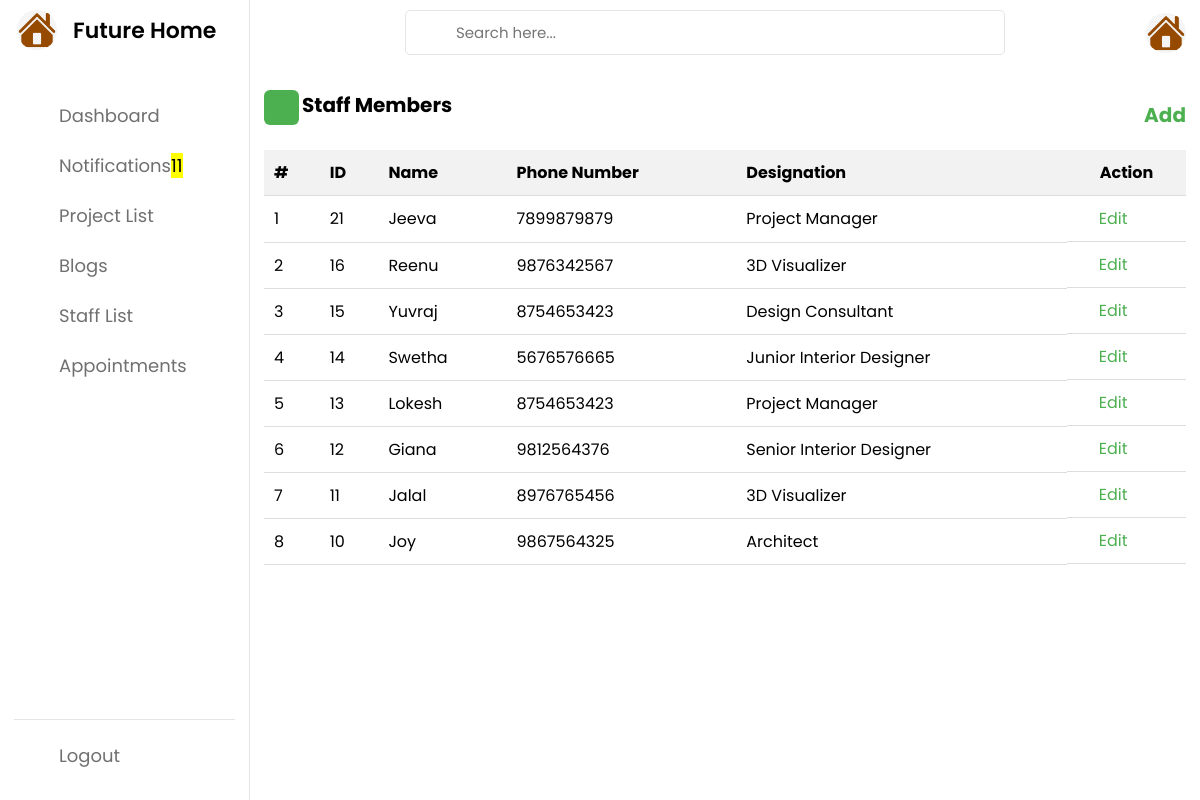
The page /staff_list/ (signed in) on the database as committed earlier.
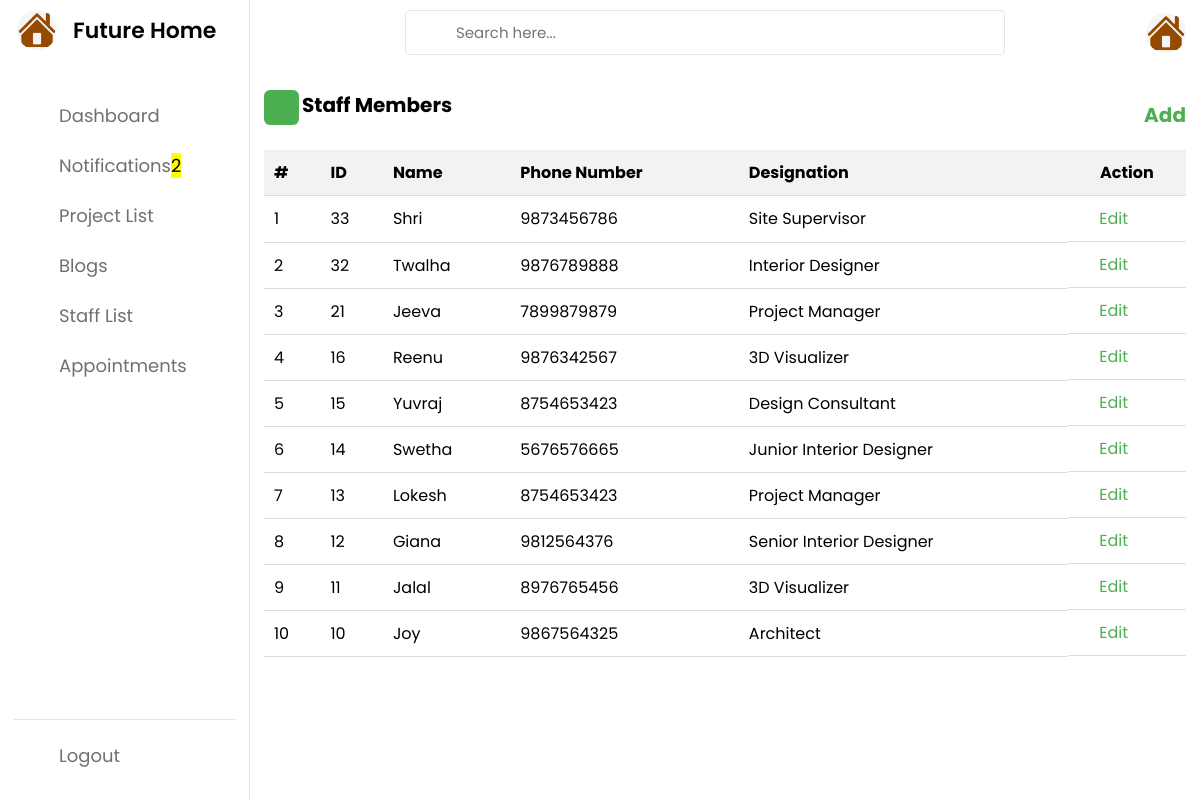
The same page on the database as committed later.
### future_app/models.py (models this page shows, shortened)
class User(AbstractUser):
    USERNAME_FIELD = 'email'
    REQUIRED_FIELDS = ['username', 'phone_number']
    user_type = models.IntegerField(default=1, choices=userchoices)
    phone_number = models.CharField(max_length=10, null=True, blank=True)
    email = models.EmailField(null=True, blank=True, unique=True)
    created_at = models.DateField(auto_now_add=True)
    name = models.CharField(max_length=100, null=True, blank=True)

class Staff(models.Model):
    staff = models.ForeignKey(User, on_delete=models.CASCADE, related_name='staff_profile')
    designation = models.CharField(max_length=100, null=True, blank=True)
    experience = models.CharField(max_length=100, null=True, blank=True)
    qualification = models.CharField(max_length=100, null=True, blank=True)
    image = models.ImageField(null=True, blank=True, upload_to="images/")

### future_app/views.py (the view)
# urls.py: path('staff_list/', views.staff_list, name='staff_list'),
@login_required
def staff_list(request):
    unread_count = Notification.objects.filter(user=request.user.id, read=False).count()
    stf = User.objects.filter(user_type=2)
    staff_members = Staff.objects.all().order_by('-id')
    return render(request, 'staff_list.html', locals())

### templates/staff_list.html (shortened to what the changed rows need)
<!DOCTYPE html>
{% load static %}
<html lang="en">
<head>
    <link rel="stylesheet" href="{% static 'css/admin.css' %}">
    <link rel="stylesheet" href="https://cdnjs.cloudflare.com/ajax/libs/font-awesome/6.4.2/css/all.min.css">
    <link rel="stylesheet" href="https://unicons.iconscout.com/release/v4.0.0/css/line.css">
</head>
<body>
    <nav>
        <div class="menu-items">
            <ul class="nav-links">
                <li><a href="{% url 'admin_notification' %}">
                    <span class="link-name">Notifications</i><mark class="big swing">{{ unread_count }}</mark></span>
                </a></li>
            </ul>
        </div>
    </nav>
    <section class="dashboard">
        <div class="activity">
            <div class="activity-data">
                {% if searched %}
                    <table>
                        <thead>
                            <tr>
                                <th>#</th>
                                <th>ID</th>
                                <th>Name</th>
                                <th>Phone Number</th>
                                <th>Designation</th>
                                <th>Action</th>
                            </tr>
                        </thead>
                        <tbody>
                            {% for i in searched %}
                                <tr>
                                    <td>{{ forloop.counter }}</td>
                                    <td>{{ i.staff_id }}</td>
                                    <td>{{ i.staff.name }}</td>
                                    <td>{{ i.staff.phone_number }}</td>
                                    <td>{{ i.designation }}</td>
                                    <td class="action-buttons">
                                        <a href="{% url 'edit_staff' i.id %}">Edit</a>
                                        <a href="/delete_staff/{{ i.id }}"><i class="uil uil-trash"></i></a>
                                    </td>
                                </tr>
                            {% endfor %}
                        </tbody>
                    </table>
                {% elif staff_members %}
                    <table>
                        <thead>
                            <tr>
                                <th>#</th>
                                <th>ID</th>
                                <th>Name</th>
                                <th>Phone Number</th>
                                <th>Designation</th>
                                <th>Action</th>
                            </tr>
                        </thead>
                        {% for staff in staff_members %}
                        {% with forloop.counter as counter %}
                        {% for i in stf %}
                            {% if i.id == staff.staff_id %}
                        <tbody>
                                <tr>
                                    <td>{{ counter }}</td>
                                    <td>{{ staff.staff_id }}</td>
                                    <td>{{ i.name }}</td>
                                    <td>{{ i.phone_number }}</td>
                                    <td>{{ staff.designation }}</td>
                                    <td class="action-buttons">
                                        <a href="{% url 'edit_staff' i.id %}">Edit</a>
                                    </td>
                                </tr>
                        </tbody>
                            {% endif %}
                        {% endfor %}
                        {% endwith %}
                        {% endfor %}
                    </table>
                {% endif %}
            </div>
        </div>
    </section>
</body>
</html>

Rows that differ between the two databases and show on the page:
added Staff: staff_id "33", designation "Site Supervisor"
added User: counter "1", name "Shri", phone_number "9873456786"
added Staff: staff_id "32", designation "Interior Designer"
added User: user_type "2", name "Twalha", phone_number "9876789888"
changed User "Jeeva": counter "1" → "3"
changed User "Reenu": user_type "2" → "4"
computed for User "Yuvraj": counter "3" → "5"
computed for User "Swetha": counter "4" → "6"
computed for User "Lokesh": counter "5" → "7"
computed for User "Giana": counter "6" → "8"
computed for User "Jalal": counter "7" → "9"
computed for User "Joy": id "8" → "10"
Other text that changed with them:
{{ unread_count }}: "11" → "2"
